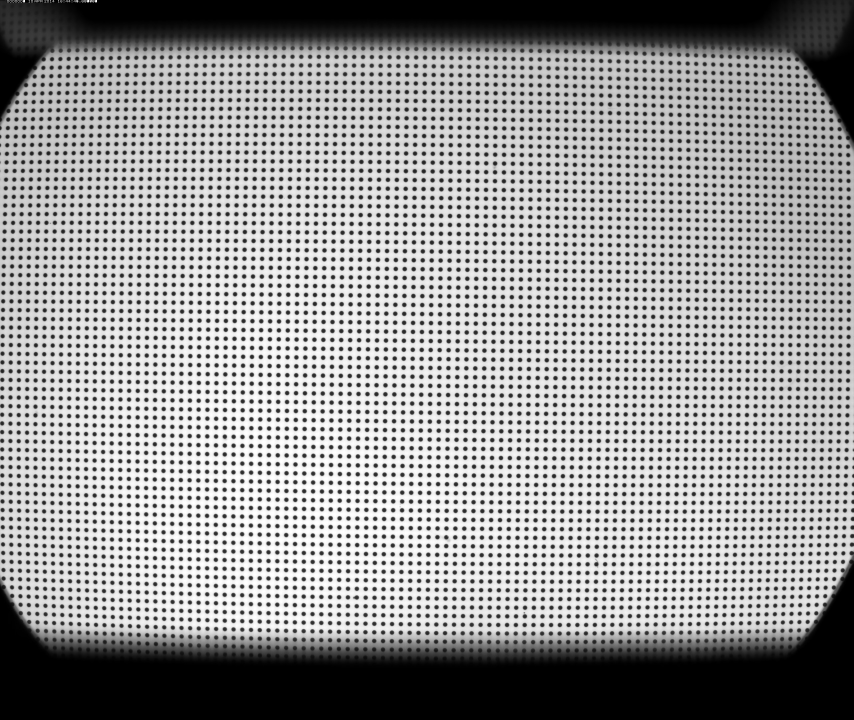
#> input picture data/dot_pattern_01.jpg, 2560 x 2160 px (shown at 1/3 size)
$ python -i linepattern.py   (imports and definitions only)
#> lines starting #> are read from the running program, lines starting #| are printed output that depends on the picture
### discorpy/prep/preprocessing.py
# ============================================================================
# Copyright (c) 2018 Diamond Light Source Ltd. All rights reserved.
#
# Licensed under the Apache License, Version 2.0 (the "License");
# you may not use this file except in compliance with the License.
# You may obtain a copy of the License at
#
#     http://www.apache.org/licenses/LICENSE-2.0
#
# Unless required by applicable law or agreed to in writing, software
# distributed under the License is distributed on an "AS IS" BASIS,
# WITHOUT WARRANTIES OR CONDITIONS OF ANY KIND, either express or implied.
# See the License for the specific language governing permissions and
# limitations under the License.
# ============================================================================
# Author: Nghia T. Vo
# E-mail:
# Publication date: 10th July 2018
# ============================================================================
# Contributors:
# ============================================================================

"""
Module of pre-processing methods:

-   Normalize, binarize an image.
-   Determine the median dot-size, median distance between two nearest dots,
    and the slopes of grid-lines of a dot-pattern image.
-   Remove non-dot objects or misplaced dots.
-   Group points into horizontal lines and vertical lines.
-   Calculate a threshold value for binarizing.
-   Create a 2D mask with parabolic boundary.
-   Remove points outside a parabolic mask in a 2D space.
-   Extract dot-centroids of a dot-pattern from a binary or grayscale image.
-   Group points on strongly curved lines into horizontal lines and vertical
    lines based on polynomial fit.
"""

import numpy as np
from scipy import ndimage as ndi
from scipy.fftpack import fft2, ifft2
from scipy.ndimage import center_of_mass
from skimage.filters import threshold_otsu
from skimage.segmentation import clear_border
import skimage.morphology as morph
import skimage.measure as meas
from skimage.transform import radon


# [109 lines left out: functions normalization, _make_window, _apply_fft_filter, normalization_fft, not called in this run]


def _select_roi(mat, ratio, square=False):
    """
    Select ROI around the middle of an image.

    Parameters
    ----------
    mat : array_like
        2D array.
    ratio : float
        Ratio between the ROI size and the image size.
    square : bool, optional
        To get a square area or not.

    Returns
    -------
    array_like
        2D array.
    """
    (height, width) = mat.shape
    ratio = np.clip(ratio, 0.05, 1.0)
    if square is True:
        c_hei = height // 2
        c_wid = width // 2
        radi = int(ratio * min(height, width)) // 2
        mat_roi = mat[c_hei - radi:c_hei + radi, c_wid - radi: c_wid + radi]
    else:
        depad_hei = int((height - ratio * height) / 2)
        depad_wid = int((width - ratio * width) / 2)
        mat_roi = mat[depad_hei:height - depad_hei,
                      depad_wid:width - depad_wid]
    return mat_roi


# [1211 lines left out: functions _invert_dots_contrast, binarization, check_num_dots, calc_size_distance, _check_dot_size, select_dots_based_size and 22 more, not called in this run]

### discorpy/prep/linepattern.py
# ============================================================================
# Copyright (c) 2018 Diamond Light Source Ltd. All rights reserved.
#
# Licensed under the Apache License, Version 2.0 (the "License");
# you may not use this file except in compliance with the License.
# You may obtain a copy of the License at
#
#     http://www.apache.org/licenses/LICENSE-2.0
#
# Unless required by applicable law or agreed to in writing, software
# distributed under the License is distributed on an "AS IS" BASIS,
# WITHOUT WARRANTIES OR CONDITIONS OF ANY KIND, either express or implied.
# See the License for the specific language governing permissions and
# limitations under the License.
# ============================================================================
# Author: Nghia T. Vo
# E-mail:
# Publication date: 21 November 2021
# ============================================================================
# Contributors:
# ============================================================================

"""
Module of pre-processing methods for handling line-pattern images and
chessboard images:

-   Determine the slopes and distances between lines in horizontal and
    vertical directions.
-   Convert a chessboard image to a line-pattern image.
-   Extract line profiles across an image.
-   Get points belonging to a line by locating local extrema.
-   Get points belonging to the edges of a chessboard image by converting
    a line profile into a list of slopes, calculated using a linear fit of
    neighboring points.
-   Select good points using Gaussian peak fitting.
"""

import warnings
import numpy as np
import scipy.ndimage as ndi
from skimage.transform import radon
from scipy.optimize import curve_fit, OptimizeWarning
import discorpy.prep.preprocessing as prep


def locate_subpixel_point(list_point, option="min"):
    """
    Locate the extremum point of a 1D array with subpixel accuracy.

    Parameters
    ----------
    list_point : array_like
        1D array.
    option : {"min", "max"}
        To locate the minimum point or the maximum point.

    Returns
    -------
    float
        Subpixel position of the extremum point.
    """
    num_point = len(list_point)
    a, b, c = np.polyfit(np.arange(num_point), list_point, 2)
    if option == "min":
        pos = np.argmin(list_point)
    else:
        pos = np.argmax(list_point)
    if a != 0.0:
        num = - b / (2 * a)
        if (num >= 0) and (num < num_point):
            pos = num
    return pos


def __gauss_function(x, a, b, c, d):
    y = a * np.exp(-np.power((x - c) / (2 * b ** 2), 2)) + d
    return y


# [113 lines left out: functions _get_gauss_peak_fit, select_good_peaks, sliding_window_slope, not called in this run]


def get_local_extrema_points(list_data, option="min", radius=7, sensitive=0.1,
                             denoise=True, norm=True, subpixel=True,
                             select_peaks=False, **kwargs):
    """
    Get a list of local extremum points from a 1D array.

    Parameters
    ----------
    list_data : array_like
        1D array.
    option : {"min", "max"}
        To get minimum points or maximum points
    radius : int
        Search radius. Used to locate extremum points.
    sensitive : float
        To detect extremum points against random noise. Smaller is more
        sensitive.
    denoise : bool, optional
        Applying a smoothing filter if True.
    norm : bool, optional
        Apply background normalization to the array.
    subpixel : bool, optional
        Locate points with subpixel accuracy.
    select_peaks : bool, optional
        To select good points based on Gaussian fitting.
    **kwargs : optional
        Additional parameters for the method 'select_good_peaks'

    Returns
    -------
    array_like
        1D array. Positions of local extremum points.

    """
    list_data = np.copy(list_data)
    if denoise is True:
        list_data = ndi.gaussian_filter(list_data, 3)
    if option == "max":
        list_data = np.max(list_data) - list_data
    num_point = len(list_data)
    radius = int(np.clip(radius, 1, num_point // 4))
    if norm is True:
        xlist = np.arange(num_point)
        mat_comb = np.asarray(np.vstack((xlist, list_data)))
        mat_sort = mat_comb[:, mat_comb[1, :].argsort()]
        list_sort = mat_sort[1]
        ndrop = int(0.25 * num_point)
        (a1, a0) = np.polyfit(xlist[ndrop:-ndrop - 1],
                              list_sort[ndrop:-ndrop - 1], 1)[:2]
        list_fit = a1 * xlist + a0
        l_thres, u_thres = a0, a1 * xlist[-1] + a0
        list_sort[(list_fit >= l_thres) & (list_fit <= u_thres)] = list_fit[
            (list_fit >= l_thres) & (list_fit <= u_thres)]
        mat_sort[1] = list_sort
        nmean = np.mean(np.abs(list_fit))
        backgr = mat_sort[:, mat_sort[0, :].argsort()][1]
        list_data = np.divide(list_data, backgr,
                              out=nmean * np.ones_like(list_data),
                              where=backgr != 0)
    points = []
    for i in range(radius, num_point - radius - 1, 1):
        val, pos = list_data[i], i
        list_sort = np.sort(list_data[i - radius:i + radius + 1])
        num1 = list_sort[0] - val
        nmean = np.mean(list_sort[-radius:])
        num2 = np.abs((val - nmean) / nmean) if nmean != 0 else 0.0
        if num1 == 0.0 and num2 > sensitive:
            points.append(pos)
    if select_peaks is True:
        points = select_good_peaks(np.max(list_data) - list_data, points,
                                   radius=radius, **kwargs)
    if subpixel is True:
        points_sub = []
        if len(points) > 0:
            for i in points:
                pos_sub = i - 1 + locate_subpixel_point(list_data[i - 1:i + 2],
                                                        option="min")
                points_sub.append(pos_sub)
            return np.asarray(points_sub)
    return np.asarray(points)


def _make_circle_mask(width, ratio):
    """
    Create a circle mask.

    Parameters
    -----------
    width : int
        Width of a square array.
    ratio : float
        Ratio between the diameter of the mask and the width of the array.

    Returns
    ------
    array_like
         Square array.
    """
    mask = np.zeros((width, width), dtype=np.float32)
    center = width // 2
    radius = ratio * center
    y, x = np.ogrid[-center:width - center, -center:width - center]
    mask_check = x * x + y * y <= radius * radius
    mask[mask_check] = 1.0
    return mask


def calc_slope_distance_hor_lines(mat, ratio=0.3, search_range=30.0, radius=9,
                                  sensitive=0.1, bgr="bright", denoise=True,
                                  norm=True, subpixel=True, chessboard=False,
                                  select_peaks=False, **kwargs):
    """
    Calculate the representative distance between horizontal lines and the
    representative slope of these lines using the ROI around the middle of a
    line-pattern image or a chessboard image.

    Parameters
    ----------
    mat : array_like
        2D array.
    ratio : float
        Used to select the ROI around the middle of an image.
    search_range : float
        Search range in Degree to determine the slope of lines.
    radius : int
        Search radius. Used to locate lines.
    sensitive : float
        To detect lines against random noise. Smaller is more sensitive.
    bgr : {"bright", "dark"}
        Specify the brightness of the background against the lines.
    denoise : bool, optional
        Apply a smoothing filter if True.
    norm : bool, optional
        Apply background normalization to the array.
    subpixel : bool, optional
        Locate points with subpixel accuracy.
    chessboard : bool, optional
        If True, converts the input chessboard image to a line-pattern image.
    select_peaks : bool, optional
        To select good points based on Gaussian fitting.
    **kwargs : optional
        Additional parameters for the method 'select_good_peaks'

    Returns
    -------
    slope : float
        Slope of horizontal lines in Radian.
    distance : float
        Distance between horizontal lines.
    """
    if chessboard is True:
        mat = convert_chessboard_to_linepattern(mat)
    if denoise is True:
        mat = ndi.gaussian_filter(mat, 3)
    mat_roi = prep._select_roi(mat, ratio, square=True)
    if bgr == "bright":
        mat_roi = np.max(mat_roi) - mat_roi
    angle_coarse = 90.0 + np.arange(-search_range, search_range + 1.0)
    mask = _make_circle_mask(mat_roi.shape[0], 0.92)
    sinogram1 = radon(mat_roi * mask, theta=angle_coarse, circle=True)
    list_max1 = np.amax(sinogram1, axis=0)
    pos_max1 = np.argmax(list_max1)
    best_angle1 = angle_coarse[pos_max1]
    angle_fine = np.arange(best_angle1 - 1.0, best_angle1 + 1.05, 0.05)
    sinogram2 = radon(mat_roi * mask, theta=angle_fine, circle=True)
    list_max2 = np.amax(sinogram2, axis=0)
    pos_max2 = np.argmax(list_max2)
    best_angle2 = -(angle_fine[pos_max2] - 90)
    slope = np.tan(best_angle2 * np.pi / 180.0)
    list_ext_point = get_local_extrema_points(sinogram2[:, pos_max2],
                                              option="max", radius=radius,
                                              denoise=denoise, norm=norm,
                                              subpixel=subpixel,
                                              sensitive=sensitive,
                                              select_peaks=select_peaks,
                                              **kwargs)
    if len(list_ext_point) > 3:
        distance = np.median(np.abs(np.diff(list_ext_point)))
    else:
        distance = np.mean(np.abs(np.diff(list_ext_point)))
    return slope, distance


# [384 lines left out: functions calc_slope_distance_ver_lines, _calc_index_range, get_tilted_profile, convert_chessboard_to_linepattern, get_cross_points_hor_lines, get_cross_points_ver_lines, not called in this run]

>>> import cv2
>>> picture = cv2.imread('../../data/dot_pattern_01.jpg', cv2.IMREAD_GRAYSCALE)
#> picture is the input picture: shape (2160, 2560); min 0, max 255, mean 155.3
>>> result = calc_slope_distance_hor_lines(picture)
#> in calc_slope_distance_hor_lines, `mat = ndi.gaussian_filter(mat, 3)`:
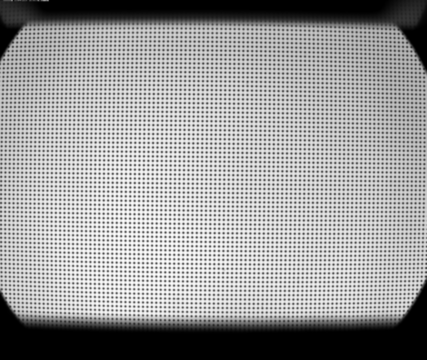
#> mat: shape (2160, 2560) (shown at 1/6 size); min 0, max 253, mean 154.4
#> in _select_roi, `mat_roi = mat[c_hei - radi:c_hei + radi, c_wid - radi: c_wid + radi]`:
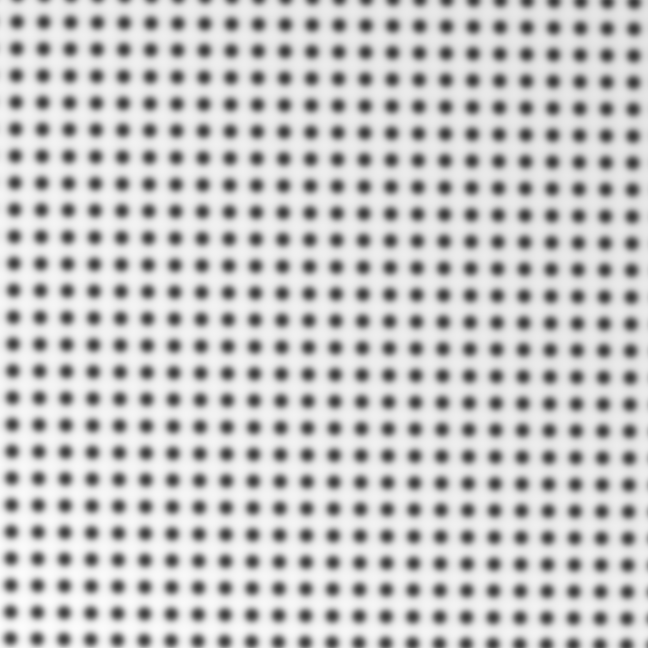
#> mat_roi: shape (648, 648); min 59, max 252, mean 197.4
#> in calc_slope_distance_hor_lines, `mat_roi = np.max(mat_roi) - mat_roi`:
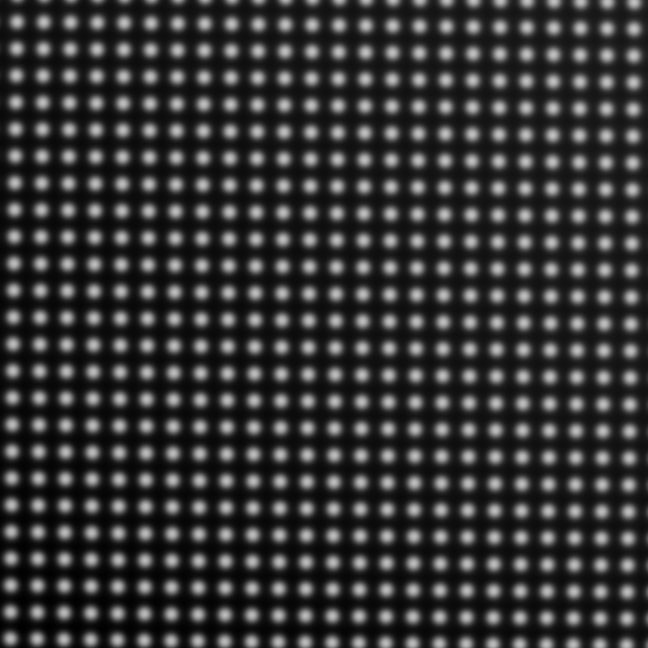
#> mat_roi: shape (648, 648); min 0, max 193, mean 54.6
#> in calc_slope_distance_hor_lines, `sinogram1 = radon(mat_roi * mask, theta=angle_coarse, circle=True)`:
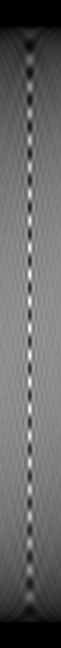
#> sinogram1: shape (648, 61) float32; min 0, max 58719.1, mean 23585.5; drawn with min black and max white
#> in calc_slope_distance_hor_lines, `list_max1 = np.amax(sinogram1, axis=0)`: list_max1 = 61 values, max 58719.1 at index 29, min 32949.7 at index 19, mean 35307.6
#> in calc_slope_distance_hor_lines, `pos_max1 = np.argmax(list_max1)`: pos_max1 = 29
#> in calc_slope_distance_hor_lines, `best_angle1 = angle_coarse[pos_max1]`: best_angle1 = 89
#> in calc_slope_distance_hor_lines, `sinogram2 = radon(mat_roi * mask, theta=angle_fine, circle=True)`:
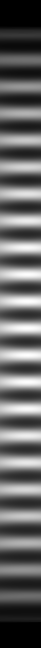
#> sinogram2: shape (648, 41) float32; min 0, max 59675.7, mean 23585.4; drawn with min black and max white
#> in calc_slope_distance_hor_lines, `list_max2 = np.amax(sinogram2, axis=0)`: list_max2 = 41 values, max 59675.7 at index 27, min 47728.4 at index 0, mean 56360.7
#> in calc_slope_distance_hor_lines, `pos_max2 = np.argmax(list_max2)`: pos_max2 = 27
#> in calc_slope_distance_hor_lines, `best_angle2 = -(angle_fine[pos_max2] - 90)`: best_angle2 = 0.65
#> in calc_slope_distance_hor_lines, `slope = np.tan(best_angle2 * np.pi / 180.0)`: slope = 0.0113
#> in get_local_extrema_points, `list_data = np.copy(list_data)`: list_data = 648 values, max 59675.7 at index 301, min 0 at index 0, mean 23585.4
#> in get_local_extrema_points, `list_data = ndi.gaussian_filter(list_data, 3)`: list_data = 648 values, max 53036.5 at index 301, min 0 at index 0, mean 23585.4
#> in get_local_extrema_points, `list_data = np.max(list_data) - list_data`: list_data = 648 values, max 53036.5 at index 0, min 0 at index 301, mean 29451
#> in get_local_extrema_points, `num_point = len(list_data)`: num_point = 648
#> in get_local_extrema_points, `radius = int(np.clip(radius, 1, num_point // 4))`: radius = 9
#> in get_local_extrema_points, `list_sort = mat_sort[1]`: list_sort = 648 values from 0 to 53036.5
#> in get_local_extrema_points, `ndrop = int(0.25 * num_point)`: ndrop = 162
#> in get_local_extrema_points, `(a1, a0) = np.polyfit(xlist[ndrop:-ndrop - 1], list_sort[ndrop:-ndrop ..`: a1 = 70.05; a0 = 8296.3
#> in get_local_extrema_points, `list_fit = a1 * xlist + a0`: list_fit = 648 values from 8296.3 to 53617.8
#> in get_local_extrema_points, `l_thres, u_thres = a0, a1 * xlist[-1] + a0`: l_thres = 8296.3; u_thres = 53617.8
#> in get_local_extrema_points, `nmean = np.mean(np.abs(list_fit))`: nmean = 30957
#> in get_local_extrema_points, `backgr = mat_sort[:, mat_sort[0, :].argsort()][1]`: backgr = 648 values, max 53617.8 at index 647, min 8296.3 at index 301, mean 30957
#> in get_local_extrema_points, `list_data = np.divide(list_data, backgr, out=nmean * np.ones_like(list..`: list_data = 648 values, max 1.04 at index 373, min 0 at index 301, mean 0.888
#> the loop in get_local_extrema_points, `for i in range(radius, num_point - radius - 1, 1):` made 629 passes
#> (val, num1, nmean, num2) on passes 1 to 3: (1, -0.0105, 1.02, 0.0176), (1, -0.0118, 1.02, 0.0195), (1, -0.0119, 1.03, 0.022)
#> after the loop in get_local_extrema_points, `for i in range(radius, num_point - radius - 1, 1):`: points = [113, 140, 167, 193, 220, 247, 274, 301, 328, 355, 382, 408, 435, 462, 489, 516, 542]
#> the loop in get_local_extrema_points, `for i in points:` made 17 passes
#> (i, a in locate_subpixel_point, b in locate_subpixel_point, c in locate_subpixel_point, pos in locate_subpixel_point, num in locate_subpixel_point, pos_sub) on passes 1 to 8: (113, 0.0085, -0.0196, 0.875, 1.15, 1.15, 113.2), (140, 0.00728, -0.00812, 0.754, 0.558, 0.558, 139.6), (167, 0.0214, -0.0317, 0.66, 0.741, 0.741, 166.7), (193, 0.0345, -0.0982, 0.55, 1.42, 1.42, 193.4), (220, 0.0383, -0.102, 0.43, 1.33, 1.33, 220.3), (247, 0.0588, -0.135, 0.215, 1.15, 1.15, 247.1), (274, 0.0679, -0.136, 0.113, 1, 1, 274), (301, 0.0699, -0.122, 0.0524, 0.875, 0.875, 300.9)
#> after the loop in get_local_extrema_points, `for i in points:`: points_sub = [113.2, 139.6, 166.7, 193.4, 220.3, 247.1, 274, 300.9, 327.7, 354.7, 381.5, 408.4, 435.3, 462.2, 489, 515.7, 542.1]
#> in calc_slope_distance_hor_lines, `list_ext_point = get_local_extrema_points(sinogram2[:, pos_max2], opti..`: list_ext_point = 17 values from 113.2 to 542.1
#> in calc_slope_distance_hor_lines, `distance = np.median(np.abs(np.diff(list_ext_point)))`: distance = 26.86
#> result = (0.0113, 26.86)
